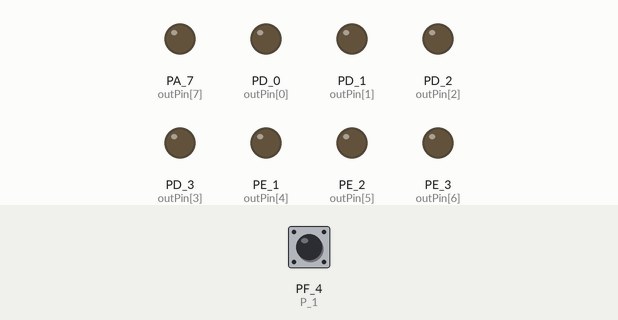
Recording of a sketch running on a simulated TI Tiva C LaunchPad. On the bench: output pins drawn as LEDs (lit = HIGH). Dashed ring = blinking. Inputs (shaded band) come from the test bench; at power-on: PF_4 (P_1) HIGH.

Above: at 1.2 s.
1.3 s: PF_4 (P_1) pulled LOW for 0.15 s
At 154.5 s:
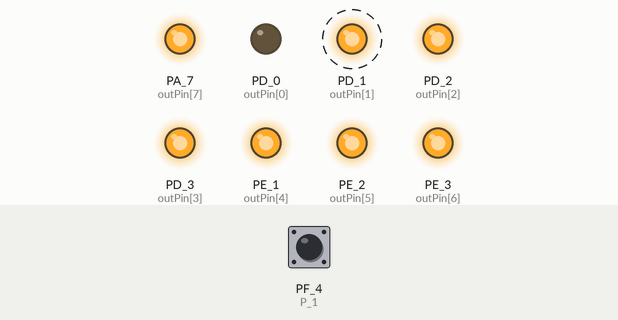
Timing chart, 0 to 155.3 s (numbered marks = the images above; inputs shaded):
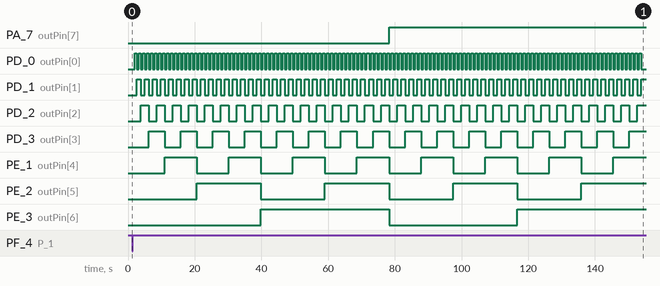

Measured:
- after the input at 1.3 s, PA_7 (outPin[7]): LOW → HIGH after 77.0 s; PD_0 (outPin[0]): alternates HIGH for 0.60 s and LOW for 0.60 s, 254 changes in all, then stays LOW, starting after 0.75 s

The sketch:

PRELAB_6.ino
```cpp
int outPin[] = {PD_0, PD_1, PD_2, PD_3, PE_1, PE_2, PE_3, PA_7};
const int P_1 = PUSH1;

int tiempo = 600;

volatile int state = LOW;

void setup()
{
  pinMode(P_1, INPUT_PULLUP);
  attachInterrupt(digitalPinToInterrupt(P_1), JUGADOR1, RISING);
  int i = 0;
  for ( i = 0; i < 8; i++)
    pinMode(outPin[i], OUTPUT);
}

void loop()
{

}

void JUGADOR1()
{
   int i = 0, j=0;
 {
  for ( i = 0; i < 255; i++)
  {
     for ( j = 0; j < 8; j++)
     {
       if ( ( (i >> j) & 1 )  == 1 )
           digitalWrite(outPin[j], HIGH);
       else digitalWrite(outPin[j], LOW);
     }
     delay(tiempo);
  }
 }
}
```
